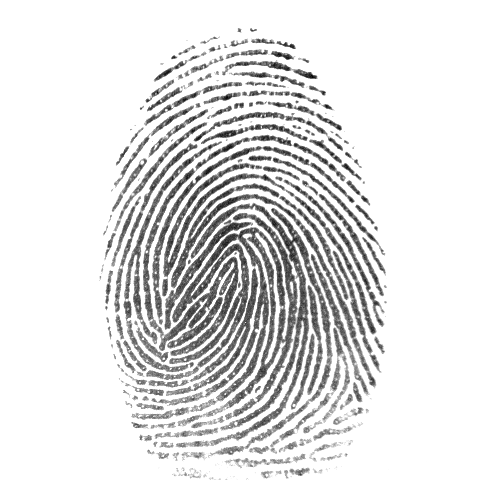
//> input picture mgr/mgr/Data/013_4_2.bmp, 504 x 480 px
$ ./main   (built with g++ and OpenCV 4)
//> lines starting //> are read from the running program, lines starting //| are printed output that depends on the picture; after the words box and inside, x2 and y2 are one past the last pixel; in counts of white or black regions, pixels touching at a corner belong together
### mgr/mgr/Matching.h
#ifndef _MATCHING_H_
#define _MATCHING_H_

#include "opencv2/opencv.hpp"
using namespace cv;

class Matching{
public:
	// overloaded constructor
	Matching(int x, int y, std::string Type, std::string Direction);
	//constructor
	Matching();

	//Generate pairs
	void GeneratePairs(std::vector<Matching> minutiae, Mat& PairsImage, std::vector<std::vector<Matching>>& Pairs);

	//Similar Pairs
	void SimilarPairs(std::vector<Matching> Pair, std::vector<Matching> Pair1, bool& Result);

	//Similar Angles
	void SimilarAngles(float diff1, float diff2, bool& Result);

	//Similar Diffs
	void SimilarDiffs(float diff1, float diff2, bool& Result);

	//DoTranslation on Source Data
	void DoTranslation(float TranslationX, float TranslationY, std::vector<Matching>& MinutiaeList);

	//ExtractTransformationParams
	void ExtractTransformationParams(std::vector<Matching> Pair, std::vector<Matching> Pair1, bool& Result,
		float& Rotation, float& TranslationX, float& TranslationY);

	//Exsist Sufficent Matches
	void ExistSufficentMatches(std::vector<Matching>& MinutiaeList, std::vector<Matching>& MinutiaeList1, bool& Result, std::vector<int>& MatchedMinutiae);

	//Matches
	void Matches(Matching Minutiae, Matching Minutiae1, bool& Result);

	//GenerateGraph5
	void GenerateGraph5(std::vector<Matching> minutiae, Mat& PairsImage, std::vector<std::vector<Matching>>& Pairs);

	//GenerateGraph10
	void GenerateGraph10(std::vector<Matching> minutiae, Mat& PairsImage, std::vector<std::vector<Matching>>& Pairs);

	// Virtual descrutor
	~Matching();

	int x;
	int y;
	std::string Type;
	std::string Direction;
	float DirectionAngle;
private:

};

#endif

### mgr/mgr/FalseMinutiae.h
#ifndef _FALSEMINUTIAE_H_
#define _FALSEMINUTIAE_H_

#include "opencv2/opencv.hpp"
using namespace cv;

class FalseMinutiae{
public:
	// False Delta Minutiae cleaner
	void DeltaDetectionCleaner(const std::vector<int> SrcDeltaListX, const std::vector<int> SrcDeltaListY, Mat& dst, std::vector<int> DeltaListX, std::vector<int> DeltaListY);

	// False Ending Detecion cleaner
	void EndingDetectionCleaner(const std::vector<int> SrcEndListX, const std::vector<int> SrcEndListY, Mat& dst, std::vector<int> EndListX, std::vector<int> EndListY, std::vector<std::string> Direction);

	// Frame Mark
	void FrameMark();
	///W SUMIE WARTO BY BYLO ZAZNACZAC TEN ROZWAZANY FRAGMENT WCZESNIEJ-DO UZGODNIENIA

	// overloaded constructor
	FalseMinutiae();

	// Virtual descrutor
	~FalseMinutiae();

private:
	Mat fingerprint;
};

#endif

### mgr/mgr/Detection.h
#ifndef _DETECTION_H_
#define _DETECTION_H_

#include "opencv2/opencv.hpp"
using namespace cv;

class Detection{
public:
	// Delta Detection
	void DeltaDetection(const Mat& src, Mat& dst, std::vector<int> &DeltaListX, std::vector<int> &DeltaListY);

	// Ending Detecion
	void EndingDetection(const Mat& src, Mat& dst, std::vector<int> &EndListX, std::vector<int> &EndListY);


	// overloaded constructor
	Detection();

	// Virtual descrutor
	~Detection();

private:
	Mat fingerprint;
};

#endif

### mgr/mgr/GaborFilter.h
#pragma once

#include "opencv2/opencv.hpp"
#include <numeric>
#include <functional>

using namespace cv;
using namespace std;

//#define PRINT_STEPS 1
//#define USE_MINIMA
#define USE_MAXIMA
//#define CMD_PRINT

class GaborFilter
{
	/*!
	*Implementation of Gabor Filter for fingerprint image enhancement. Supports 3 different methods of
	*ridge orientation estimation.
	*/
	int kernel_size; ///size of filter's kernel


	double sigma; ///parameter sigma (see Gabor Filter definition)
	double theta; ///parameter theta - ridge orientation
	double lm;	  ///parameter lambda - distance between two valleys
	double gm;	  ///parameter gamma (see Gabor Filter definition)
	double psi;	  ///parameter psi (in this implementation should be 0)

	//preprocessing

	void fingerprintMeanVar(Mat image, double &mean, double &var);	///computes mean and variance from image
	void normalizeImage(Mat &image, double m0 = 100, double var0 = 100.0);	///image normalization

	int findPixelOrientation(Mat Gx, Mat Gy, int pixelX, int pixelY);	///estimating ridge orientation (method 1)


	double getFrequency(Mat, double);
	double getAvgExtremaDistance(Mat);

	void rotateImage(Mat src, Mat dst, double alpha);	///image rotation with angle given in alpha


	vector<float> calcAVGandSTD(vector<float> v);
	float getLineAngle(float angle, int units);
	float findRotation(Mat src, bool show_steps);

	float findBlockAngle(Mat& magnitude_matrix, Mat& angle_matrix);	///estimation of angle for one block (gradient method -> 3)


public:

	int method; /// method of orientation map calculation: 1 - Z. Yuanyuan publication, 2 - Hough Transform, 3 - another gradient method

	void gradientImage(Mat image, Mat &Gx, Mat &Gy); ///calculates gradient image using Sobel filter
	void getOrientationMap(Mat image, Mat Gx, Mat Gy, Mat &orientation_map, Mat &orientation_image); ///calculation of orientation map using method 1
	void getOrientationMapGradient(Mat angle_matrix, Mat magnitude_matrix, int block_size, Mat &orientation_map, Mat &orientation_image);	///calculation of orientation map using method 3
	void enhanceImage(Mat image_src, Mat &image_dst, Mat &orientation_map, Mat &orientation_image);	///image enhancement using Gabor Filter with selected parametres
	GaborFilter();
	~GaborFilter();
};

### mgr/mgr/Thinning.h
#ifndef _THINNING_H_
#define _THINNING_H_

#include "opencv2/opencv.hpp"
using namespace cv;

class Thinning{
public:

	void Negative(Mat& img);

	// Thinning 1 - ZHANG-SUEN
	void Thinning1(const Mat& src, Mat& dst);

	// Thinning iteration method
	void ThinningIteration(Mat& img, int iter);

	// Thinninh Negative 1 - ZHANG-SUEN
	void ThinningNegative1(const Mat& src, Mat& dst);


	// overloaded constructor
	Thinning();

	// Virtual descrutor
	~Thinning();

	// Zhang-Suen
	void ZhangSuenThinning(const Mat& src, Mat& dst);

	// Guo-Hall
	void GuoHallThinning(const Mat& src, Mat& dst);

private:
	Mat fingerprint;
};

#endif

### mgr/mgr/Preprocessing.h
#ifndef _PREPROCESSING_H_
#define _PREPROCESSING_H_

#include "opencv2/opencv.hpp"
using namespace cv;

class Preprocessing{
public:

	// Windowing
	void Windowing(Mat& image);

	// Filtration
	void Filter(Mat& image);

	// Thresholding
	void Threshold(Mat& image);

	// Dilate
	void Dilate(Mat& image);

	// Erode
	void Erode(Mat& image);

	//Filter pores
	void FilterPores(Mat& image);

	// overloaded constructor
	Preprocessing();

	// Virtual descrutor
	~Preprocessing();

private:
	Mat fingerprint;
};

#endif

### mgr/mgr/FingerprintsRecognition.h
#ifndef _FINGERPRINTSRECOGNITION_H_
#define _FINGERPRINTSRECOGNITION_H_

#include "opencv2/opencv.hpp"
using namespace cv;

class FingerprintsRecognition{
public:

	// Preprocesing
	void Preprocesnig(Mat& image);

	// overloaded constructor
	FingerprintsRecognition(void);

	// GaborFilter
	void GaborFilter(Mat& image);

	// Thinning
	void Thinning(Mat& image);

	// Virtual descrutor
	~FingerprintsRecognition();

private:
	Mat fingerprint;
};

#endif

### mgr/mgr/Thinning.cpp
#include "Thinning.h"
#include "opencv2/opencv.hpp"

using namespace cv;

// overloaded constructor
Thinning::Thinning(){
}
// [117 lines left out: functions Negative, Thinning1, ThinningIteration, ThinningNegative1, not called in this run]

Thinning::~Thinning(){
}

// [1405 lines left out: functions ZhangSuenThinning, GuoHallThinning, LuWangThinning, KwonWoongKangThinning, ZhangWangThinning, HilditchThinning and 4 more, not called in this run]

### mgr/mgr/Preprocessing.cpp
#include "Preprocessing.h"
#include "opencv2/opencv.hpp"

using namespace cv;
using namespace std;

// overloaded constructor
Preprocessing::Preprocessing(){
}

void Preprocessing::Windowing(Mat& image){
	std::vector<int> listaX;
	std::vector<int> listaY;
	int index = 0;
	for (int i = 1; i < image.rows - 1; ++i)
	{
		for (int j = 1; j < image.cols - 1; ++j)
		{
			if (image.at<uchar>(i, j) < 200)
			{
				listaX.push_back(j);
				listaY.push_back(i);
			}
		}
	}
	int Xmin = *min_element(listaX.begin(), listaX.end());
	int Xmax = *max_element(listaX.begin(), listaX.end());
	int Ymin = *min_element(listaY.begin(), listaY.end());
	int Ymax = *max_element(listaY.begin(), listaY.end());

	image = image(Rect(Xmin, Ymin, (Xmax-Xmin), (Ymax-Ymin)));
}

void Preprocessing::Filter(Mat& image){
	medianBlur(image, image, 7);
}

// [20 lines left out: functions Threshold, Erode, Dilate, not called in this run]

void Preprocessing::FilterPores(Mat& image){
	//mask declaration
	int P0, P1, P2, P3, P4, P5, P6, P7, P8, P9, P10, P11, P12, P13, P14, P15, P16;
	image /= 255;
	for (int i = 3; i < image.rows - 3; ++i)
	{
		for (int j = 3; j < image.cols - 3; ++j)
		{
			//edge mask
			P1 = image.at<uchar>(i - 3, j - 1);
			P2 = image.at<uchar>(i - 3, j);
			P3 = image.at<uchar>(i - 3, j + 1);
			P4 = image.at<uchar>(i - 2, j + 2);
			P5 = image.at<uchar>(i - 1, j + 3);
			P6 = image.at<uchar>(i, j + 3);
			P7 = image.at<uchar>(i + 1, j + 3);
			P8 = image.at<uchar>(i + 2, j + 2);
			P9 = image.at<uchar>(i + 3, j + 1);
			P10 = image.at<uchar>(i + 3, j);
			P11 = image.at<uchar>(i + 3, j - 1);
			P12 = image.at<uchar>(i + 2, j - 2);
			P13 = image.at<uchar>(i + 1, j - 3);
			P14 = image.at<uchar>(i, j - 3);
			P15 = image.at<uchar>(i - 1, j - 3);
			P16 = image.at<uchar>(i - 2, j - 2);
			P0 = image.at<uchar>(i, j);
			int suma = P1 + P2 + P3 + P4 + P5 + P6 + P7 + P8 + P9 + P10 + P11 + P12 + P13 + P14 + P15 + P16;
			if (P0 == 1 && suma == 0){
				//fill interior mask
				image.at<uchar>(i - 2, j - 1) = 0;
				image.at<uchar>(i - 2, j) = 0;
				image.at<uchar>(i - 2, j + 1) = 0;
				image.at<uchar>(i - 1, j + 2) = 0;
				image.at<uchar>(i, j + 2) = 0;
				image.at<uchar>(i + 1, j + 2) = 0;
				image.at<uchar>(i + 2, j + 1) = 0;
				image.at<uchar>(i + 2, j) = 0;
				image.at<uchar>(i + 2, j - 1) = 0;
				image.at<uchar>(i + 1, j - 2) = 0;
				image.at<uchar>(i, j - 2) = 0;
				image.at<uchar>(i - 1, j - 2) = 0;
				image.at<uchar>(i - 1, j - 1) = 0;
				image.at<uchar>(i - 1, j) = 0;
				image.at<uchar>(i - 1, j + 1) = 0;
				image.at<uchar>(i, j + 1) = 0;
				image.at<uchar>(i + 1, j + 1) = 0;
				image.at<uchar>(i + 1, j) = 0;
				image.at<uchar>(i + 1, j - 1) = 0;
				image.at<uchar>(i, j - 1) = 0;
				image.at<uchar>(i, j) = 0;
			}
		}
	}
	image *= 255;

}

Preprocessing::~Preprocessing(){
}

### mgr/mgr/main.cpp
#include "opencv2/opencv.hpp"
#include "FingerprintsRecognition.h"
#include "Preprocessing.h"
#include "Thinning.h"
#include "GaborFilter.h"
#include "Detection.h"
#include "FalseMinutiae.h"
#include "Matching.h"

#include <iostream>
#include <string>
#include <math.h>
#include <time.h>


using namespace cv;
using namespace std;

int main(int, char)
{
	///odicks wzorcowy
	Mat image;
	image = imread("Data/013_4_2.bmp", 1);
//> image is the input picture: 480 rows x 504 cols, CV_8UC3; min 0, max 255, mean 226.3
	//image = imread("Data/012_4_3.bmp", 1);
	Size size(3 * image.cols, 3 * image.rows); //wczesniej bylo 6
//> size = Size(1512, 1440)
	resize(image, image, size);
//> image: 1440 rows x 1512 cols, CV_8UC3
	//namedWindow("okno", 1);
	//imshow("okno", image);

	cvtColor(image, image, CV_BGR2GRAY);
//> image: 1440 rows x 1512 cols, CV_8UC1

	///////////////////////////////////////////////////////////////
	//////////////////////////////////
	//odcisk 1
	Mat image1;
	image1 = imread("Data/013_4_4.bmp", 1);
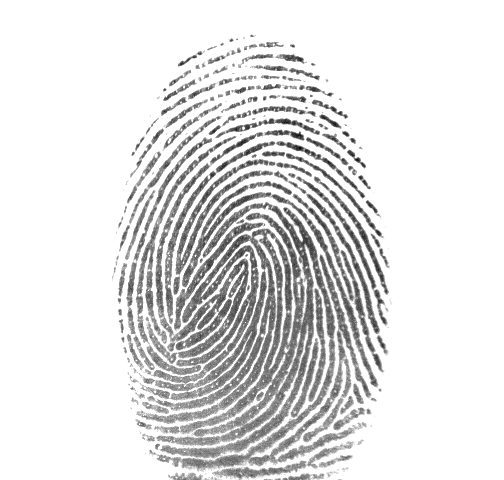
//> input picture mgr/mgr/Data/013_4_4.bmp, 504 x 480 px
//> image1 is the input picture: 480 rows x 504 cols, CV_8UC3; min 0, max 255, mean 226.4
	//image1 = imread("Data/012_4_5.bmp", 1);
	resize(image1, image1, size);
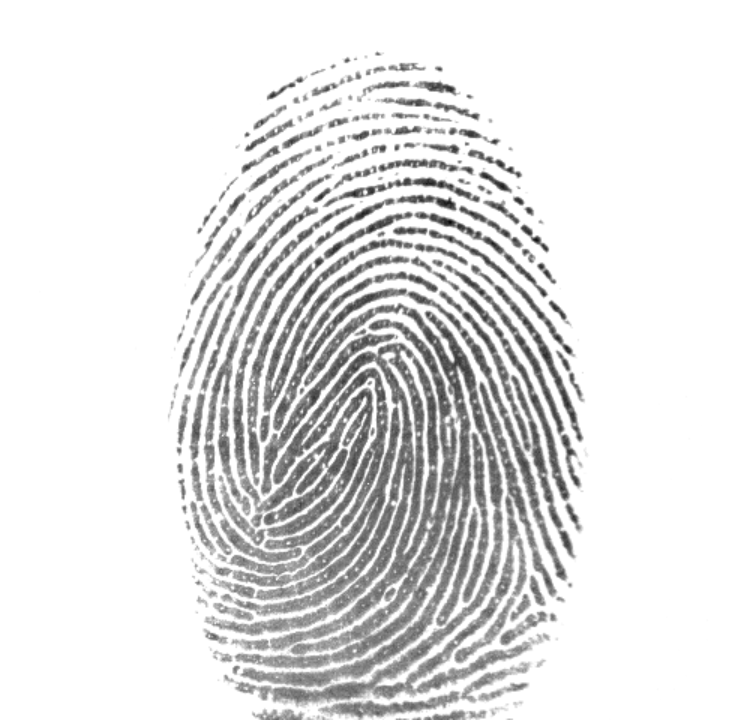
//> image1: 1440 rows x 1512 cols, CV_8UC3 (shown at 1/2 size); min 0, max 255, mean 226.4
	cvtColor(image1, image1, CV_BGR2GRAY);
//> image1: 1440 rows x 1512 cols, CV_8UC1
	/////////////////////////////////
	////PREPROCESSING
	std::cout << "PREPROCESSING..." << std::endl;
	Preprocessing PreprocesingObject;
	//WINDOWING wzorcowy
	Mat image_windowing = image.clone();
	PreprocesingObject.Windowing(image_windowing);
//> after the loop in Windowing, `for (int i = 1; i < image.rows - 1; ++i)`: listaX = 439771 items
//> in Windowing, `int Xmin = *min_element(listaX.begin(), listaX.end());`: Xmin = 299
//> in Windowing, `int Xmax = *max_element(listaX.begin(), listaX.end());`: Xmax = 1159
//> in Windowing, `int Ymin = *min_element(listaY.begin(), listaY.end());`: Ymin = 84
//> in Windowing, `int Ymax = *max_element(listaY.begin(), listaY.end());`: Ymax = 1435
//> in Windowing, `image = image(Rect(Xmin, Ymin, (Xmax-Xmin), (Ymax-Ymin)));`:
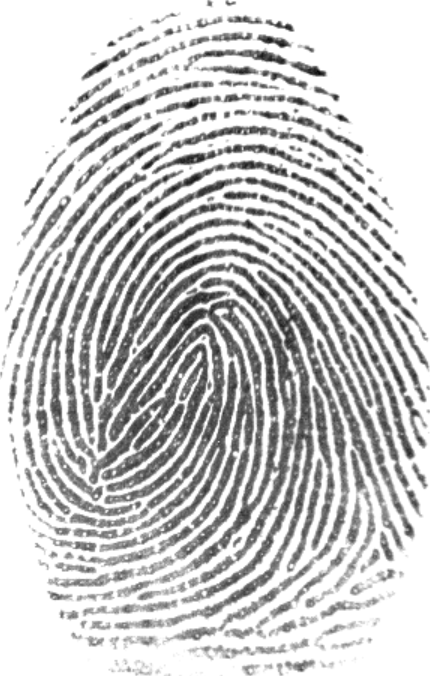
//> image: 1351 rows x 860 cols, CV_8UC1 (shown at 1/2 size); min 0, max 255, mean 201.2

	//Windowing odiskc 1
	Mat image_windowing1 = image1.clone();
	PreprocesingObject.Windowing(image_windowing1);

	//MEDIAN FILTER odcisk wzorcowy
	Mat image_median = image_windowing.clone();
	PreprocesingObject.Filter(image_median);
	PreprocesingObject.Filter(image_median);
	PreprocesingObject.Filter(image_median);

	//MEDIAN FILTER odcisk 1
	Mat image_median1 = image_windowing1.clone();
	PreprocesingObject.Filter(image_median1);
	PreprocesingObject.Filter(image_median1);
//> in Filter (call 5), `medianBlur(image, image, 7);`:
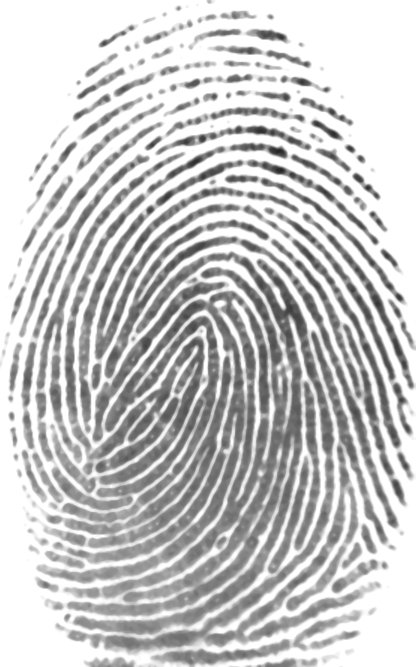
//> image: 1334 rows x 831 cols, CV_8UC1 (shown at 1/2 size); min 34, max 255, mean 200.1
	PreprocesingObject.Filter(image_median1);

	////THRESHOLD odcisk wzorcowy
	Mat image_threshold = image_median.clone();
	adaptiveThreshold(image_threshold, image_threshold, 255, ADAPTIVE_THRESH_GAUSSIAN_C, THRESH_BINARY, 75, 1);
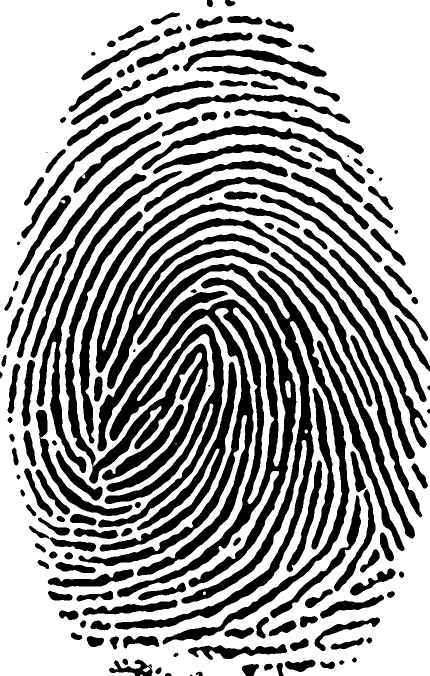
//> image_threshold: 1351 rows x 860 cols, CV_8UC1 (shown at 1/2 size); 63.4% white; 172 black regions (4 under 20 px), largest, box (x1, y1, x2, y2) and area: (157, 555, 593, 1195) 71383, (229, 526, 699, 1289) 42552, (130, 423, 417, 984) 23850

	//THRESHOLD odcisk 1
	Mat image_threshold1 = image_median1.clone();
	adaptiveThreshold(image_threshold1, image_threshold1, 255, ADAPTIVE_THRESH_GAUSSIAN_C, THRESH_BINARY, 75, 1);
//> image_threshold1: 1334 rows x 831 cols, CV_8UC1; 59.6% white; 150 black regions (7 under 20 px), largest, box (x1, y1, x2, y2) and area: (72, 503, 764, 1306) 158680, (130, 286, 575, 969) 28519, (210, 439, 798, 1057) 20984

	////DILATE odcisk wzorcowy
	Mat image_dilate = image_threshold.clone();

	///DILATE odcisk 1
	Mat image_dilate1 = image_threshold1.clone();
	//////////////////////////////////////////////////////////////

	//RESIZE odcisk wzorcowy
	Size size1( image_dilate.cols/2,  image_dilate.rows/2); //bylo /3
//> size1 = Size(430, 675)
	resize(image_dilate, image_dilate, size1);
	threshold(image_dilate, image_dilate, 240, 255, CV_THRESH_BINARY);
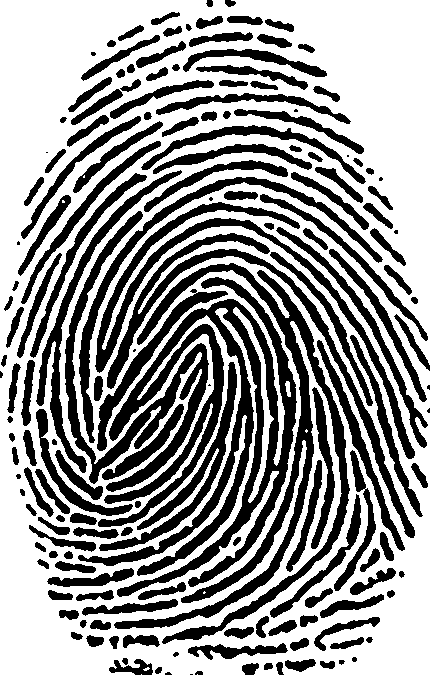
//> image_dilate: 675 rows x 430 cols, CV_8UC1; 60.2% white; 170 black regions (15 under 20 px), largest, box (x1, y1, x2, y2) and area: (78, 277, 297, 597) 19119, (114, 263, 350, 644) 11424, (65, 211, 209, 492) 6388
	///filtracja porow odcisk wzorcowy
	PreprocesingObject.FilterPores(image_dilate);
//> after the loop in FilterPores, `for (int i = 3; i < image.rows - 3; ++i)`: P1 = 1
//> in FilterPores, `image *= 255;`: image: 675 rows x 430 cols, CV_8UC1; 60.1% white; 170 black regions (15 under 20 px), largest, box (x1, y1, x2, y2) and area: (78, 277, 297, 597) 19119, (114, 263, 350, 644) 11438, (65, 211, 209, 492) 6388


	//RESIZE odcisk 1
	resize(image_dilate1, image_dilate1, size1);
	threshold(image_dilate1, image_dilate1, 240, 255, CV_THRESH_BINARY);
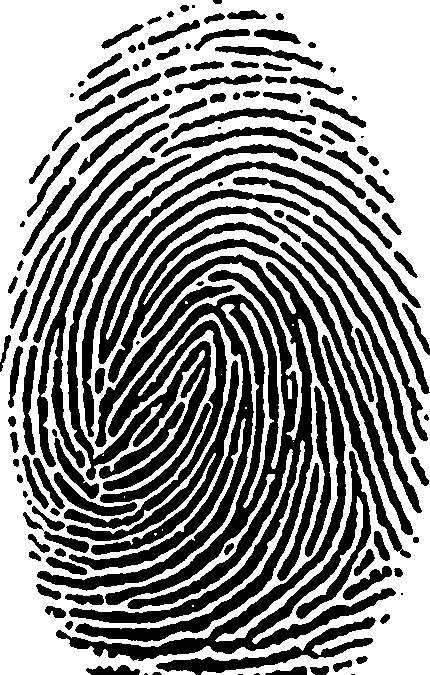
//> image_dilate1: 675 rows x 430 cols, CV_8UC1; 56.6% white; 147 black regions (14 under 20 px), largest, box (x1, y1, x2, y2) and area: (37, 254, 396, 661) 44147, (67, 144, 298, 491) 7968, (108, 222, 413, 535) 5939
	///filtracja porow odcisk 1
	PreprocesingObject.FilterPores(image_dilate1);
//> in FilterPores (call 2), `image *= 255;`: image: 675 rows x 430 cols, CV_8UC1; 56.6% white; 147 black regions (14 under 20 px), largest, box (x1, y1, x2, y2) and area: (37, 254, 396, 661) 44160, (67, 144, 298, 491) 7968, (108, 222, 413, 535) 5939

	/////////////////////////////////////////////////////
	imwrite("Data/Program/Preprocessing.bmp", image_dilate); //save image after preprocessing - obraz wzorcowy

	imwrite("Data/Program/Preprocessing1.bmp", image_dilate1);	//save image after preprocessing - obraz 1

	//THINNING
	std::cout<<"THINNING..." << std::endl;
	Thinning ThinningObject;

	Mat image_thinning = imread("Data/Program/Preprocessing.bmp");
	Mat image_thinning1 = imread("Data/Program/Preprocessing1.bmp");
	//Mat image_thinning = imread("Data/00111_a.bmp");
	//Size size3(0.2 * image_thinning.cols, 0.2 * image_thinning.rows);
	//resize(image_thinning, image_thinning, size3);

	if (!image_thinning.data)
		return -1;
	if (!image_thinning1.data)
		return -1;


	cvtColor(image_thinning, image_thinning, CV_BGR2GRAY);
	threshold(image_thinning, image_thinning, 10, 255, CV_THRESH_BINARY);
	Mat image_thinning_negative = image_thinning.clone();

	cvtColor(image_thinning1, image_thinning1, CV_BGR2GRAY);
	threshold(image_thinning1, image_thinning1, 10, 255, CV_THRESH_BINARY);
	Mat image_thinning_negative1 = image_thinning1.clone();

	// [17 lines of commented-out code are left out]
//> (the run ends here: the program needs code that is not available in this run, at `ThinningObject.ImprovedArabicParallelThinning(image_thinning, image_th..`)
